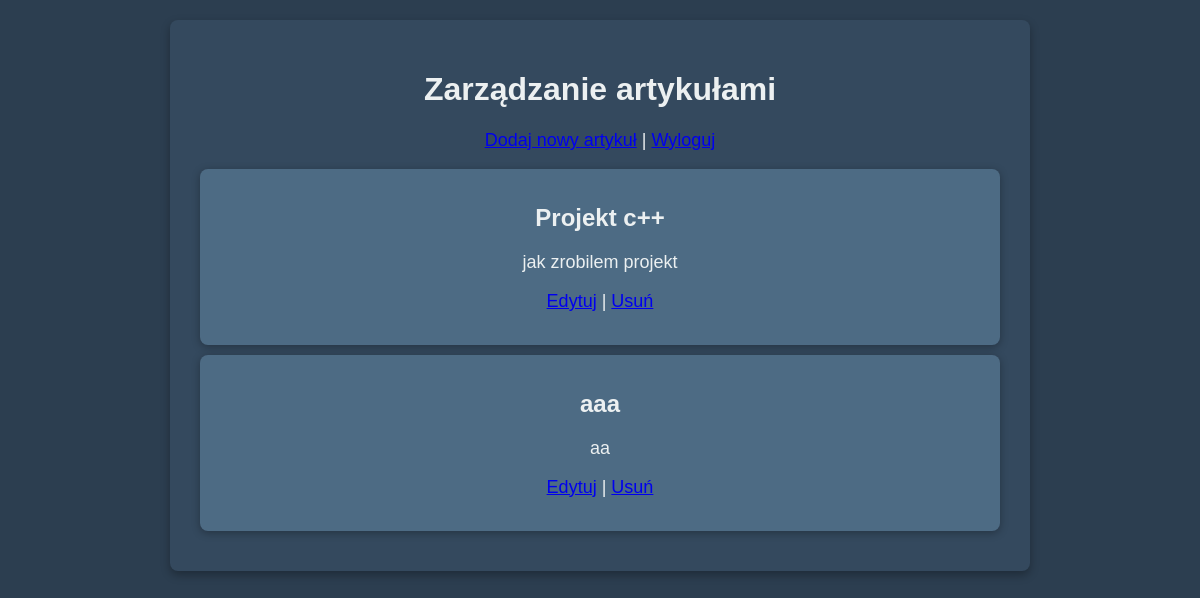
Before: /articles.php (signed in) with the older database file.
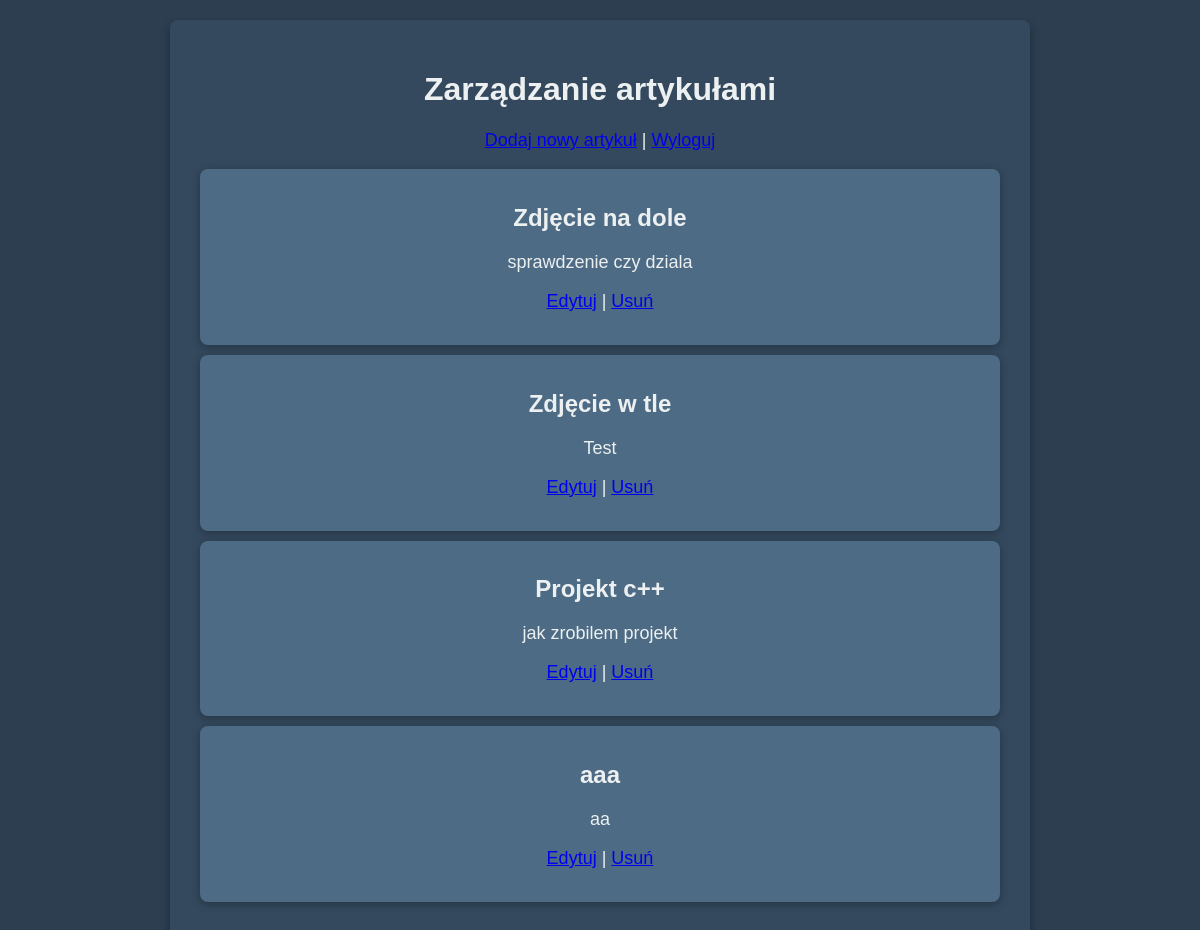
After: the same page with the newer database file.
### tables this page shows
CREATE TABLE articles (
        id INTEGER PRIMARY KEY AUTOINCREMENT,
        title TEXT NOT NULL,
        summary TEXT,
        content TEXT NOT NULL,
        layout TEXT NOT NULL,
        image_path TEXT,
        created_at TIMESTAMP DEFAULT CURRENT_TIMESTAMP
    );

### articles.php (the view, shortened to what this page needs)
<?php
require_once 'db.php';
$stmt = $pdo->query("SELECT * FROM articles ORDER BY id DESC");
$articles = $stmt->fetchAll(PDO::FETCH_ASSOC);
?>
<!DOCTYPE html>
<html lang="pl">
<head>
    <link rel="stylesheet" href="style.css">
</head>
<body>
    <div class="admin-panel">
        <h1>Zarządzanie artykułami</h1>
        <p><a href="admin_panel.php">Dodaj nowy artykuł</a> | <a href="logout.php">Wyloguj</a></p>
        <?php foreach ($articles as $article): ?>
            <div class="article">
                <h2><?php echo htmlspecialchars($article['title']); ?></h2>
                <p><?php echo htmlspecialchars($article['summary']); ?></p>
                <p><a href="edit_article.php?id=<?php echo $article['id']; ?>">Edytuj</a> |
                   <a href="delete_article.php?id=<?php echo $article['id']; ?>" onclick="return confirm('Czy na pewno chcesz usunąć ten artykuł?');">Usuń</a></p>
            </div>
        <?php endforeach; ?>
    </div>
</body>
</html>

Changed rows visible on the page:
added articles: title "Zdjęcie na dole", summary "sprawdzenie czy dziala"
added articles: title "Zdjęcie w tle", summary "Test"
